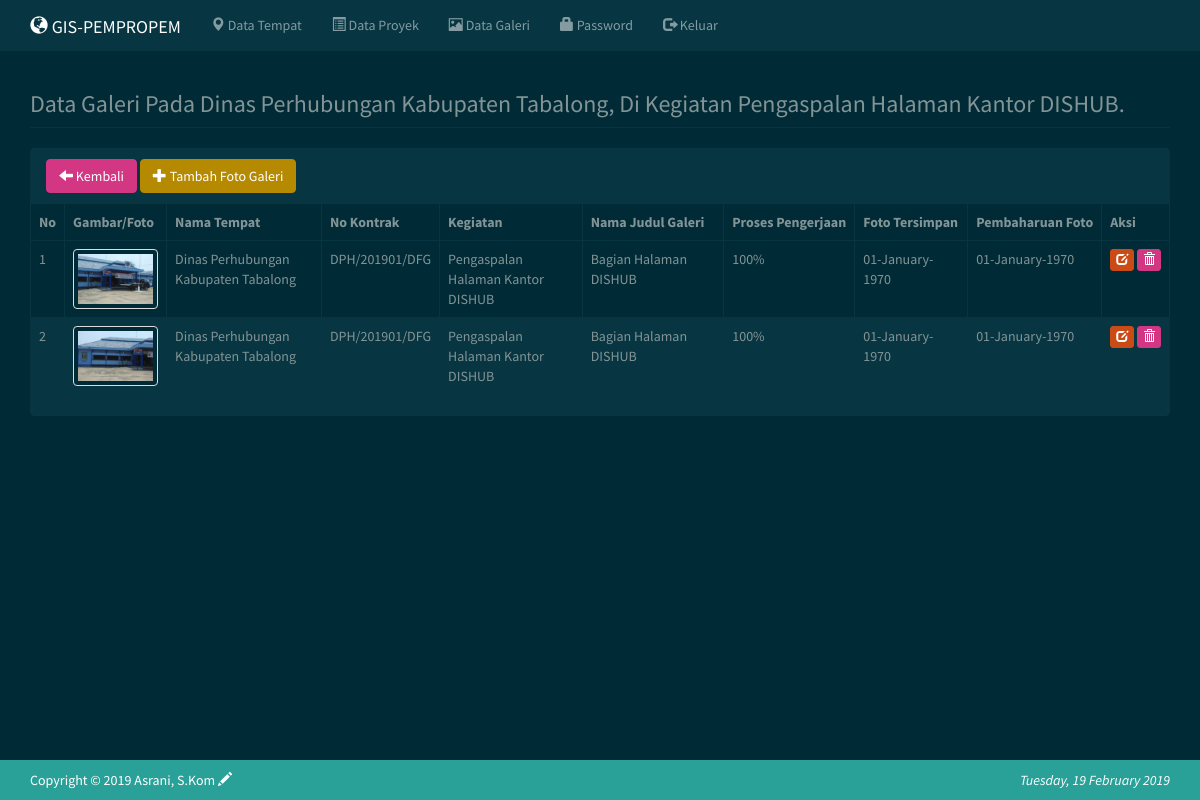
Page /index.php?m=galeri_list&IDT=2&IDP=3 (signed in) on the committed database.
### tables this page shows
CREATE TABLE `tb_tempat` (
  `id_tempat` int(11) NOT NULL,
  `nama_tempat` varchar(255) DEFAULT NULL,
  `gambar` varchar(255) DEFAULT NULL,
  `id_unsur` int(10) NOT NULL,
  `unsur` varchar(50) NOT NULL,
  `kategori` varchar(60) NOT NULL,
  `lat` double DEFAULT NULL,
  `lng` double DEFAULT NULL,
  `radius` int(10) NOT NULL,
  `lokasi` varchar(255) DEFAULT NULL,
  `id_kecamatan` int(10) NOT NULL,
  `kecamatan` varchar(30) NOT NULL,
  `desa` varchar(30) NOT NULL,
  `keterangan` text,
  `disimpan` date NOT NULL,
  `diupdate` date NOT NULL
);

CREATE TABLE `tb_proyek` (
  `id_proyek` int(11) NOT NULL,
  `id_tempat` int(11) NOT NULL,
  `kontrak` varchar(100) NOT NULL,
  `kegiatan` varchar(200) NOT NULL,
  `pekerjaan` varchar(200) NOT NULL,
  `biaya` varchar(50) NOT NULL,
  `awal` date NOT NULL,
  `akhir` date NOT NULL,
  `waktu` int(10) NOT NULL,
  `pelaksana` varchar(100) NOT NULL,
  `pengawas` varchar(100) NOT NULL,
  `disimpan` date NOT NULL,
  `diupdate` date NOT NULL
);

CREATE TABLE `tb_galeri` (
  `id_galeri` int(11) NOT NULL,
  `id_tempat` int(11) NOT NULL,
  `id_proyek` int(11) NOT NULL,
  `nama_galeri` varchar(255) NOT NULL,
  `gambar` varchar(255) NOT NULL,
  `ket_galeri` text NOT NULL,
  `proses` int(5) NOT NULL,
  `disimpan` date NOT NULL,
  `diupdate` date NOT NULL
);

### config.php (called while the page is built)
<?php
$config["server"]='localhost';
$config["username"]='root';
$config["password"]='';
$config["database_name"]='gisdata';

### includes/ez_sql_core.php (called while the page is built, shortened)
<?php
	class ezSQLcore
	{
		var $show_errors      = true;
		var $timers           = array();
		function get_host_port( $host, $default = false )
		{
			$port = $default;
			return array( $host, $port );
		}
		function flush()
		{
			$this->last_result = array();
		}
		function get_row($query=null,$output=OBJECT,$y=0)
		{
			if ( $query )
			{
				$this->query($query);
			}
			if ( $output == OBJECT )
			{
				return $this->last_result[$y]?$this->last_result[$y]:null;
			}
			elseif ( $output == ARRAY_A )
			{
				return $this->last_result[$y]?get_object_vars($this->last_result[$y]):null;
			}
			elseif ( $output == ARRAY_N )
			{
				return $this->last_result[$y]?array_values(get_object_vars($this->last_result[$y])):null;
			}
			else
			{
				$this->show_errors ? trigger_error(" \$db->get_row(string query, output type, int offset) -- Output type must be one of: OBJECT, ARRAY_A, ARRAY_N",E_USER_WARNING) : null;
			}
		}
		function get_results($query=null, $output = OBJECT)
		{
			if ( $query )
			{
				$this->query($query);
			}
			if ( $output == OBJECT )
			{
				return $this->last_result;
			}
		}
		function timer_get_cur()
		{
			list($usec, $sec) = explode(" ",microtime());
			return ((float)$usec + (float)$sec);
		}
		function timer_start($timer_name)
		{
			$this->timers[$timer_name] = $this->timer_get_cur();
		}
		function timer_elapsed($timer_name)
		{
			return round($this->timer_get_cur() - $this->timers[$timer_name],2);
		}
	}

### functions.php (called while the page is built, shortened)
<?php
include dirname(__FILE__) . '/config.php';
include'includes/ez_sql_core.php';
include'includes/ez_sql_mysqli.php';
$db = new ezSQL_mysqli($config[username], $config[password], $config[database_name], $config[server]);

### includes/ez_sql_mysqli.php (called while the page is built, shortened)
<?php
	$ezsql_mysqli_str = array
	(
		1 => 'Require $dbuser and $dbpassword to connect to a database server',
		2 => 'Error establishing mySQLi database connection. Correct user/password? Correct hostname? Database server running?',
		3 => 'Require $dbname to select a database',
		4 => 'mySQLi database connection is not active',
		5 => 'Unexpected error while trying to select database'
	);
	class ezSQL_mysqli extends ezSQLcore
	{
		function connect($dbuser='', $dbpassword='', $dbhost='localhost', $dbport=false)
		{
			global $ezsql_mysqli_str; $return_val = false;
			if ( ! $dbuser )
			{
				$this->register_error($ezsql_mysqli_str[1].' in '.__FILE__.' on line '.__LINE__);
				$this->show_errors ? trigger_error($ezsql_mysqli_str[1],E_USER_WARNING) : null;
			}
			else
			{
				$this->dbh = new mysqli($dbhost,$dbuser,$dbpassword, '', $dbport);
				if( $this->dbh->connect_errno )
				{
					$this->register_error($ezsql_mysqli_str[2].' in '.__FILE__.' on line '.__LINE__);
					$this->show_errors ? trigger_error($ezsql_mysqli_str[2],E_USER_WARNING) : null;
				}
				else
				{
					$return_val = true;
				}
			}
			return $return_val;
		}
		function query($query)
		{
			$return_val = 0;
			$query = trim($query);
			$this->result = @$this->dbh->query($query);
			if ( preg_match("/^(insert|delete|update|replace|truncate|drop|create|alter|begin|commit|rollback|set|lock|unlock|call)/i",$query) )
			{
				$is_insert = true;
				$this->rows_affected = @$this->dbh->affected_rows;
				if ( preg_match("/^(insert|replace)\s+/i",$query) )
				{
					$this->insert_id = @$this->dbh->insert_id;
				}
				$return_val = $this->rows_affected;
			}
			else
			{
				$is_insert = false;
				$i=0;
				$num_rows=0;
				while ( $row = @$this->result->fetch_object() )
				{
					$num_rows++;
				}
				$this->num_rows = $num_rows;
				$return_val = $this->num_rows;
			}
			return $return_val;
		}
	}

### galeri_list.php (the view, shortened to what this page needs)
<?php
    $rowtempat = $db->get_row("SELECT * FROM tb_tempat WHERE id_tempat='$_GET[IDT]'");
	$rowproyek = $db->get_row("SELECT * FROM tb_proyek WHERE id_proyek='$_GET[IDP]'");
?>
<div class="page-header">
    <h3>Data Galeri Pada <?=$rowtempat->nama_tempat?>, Di Kegiatan <?=$rowproyek->kegiatan?>.  </h3>
</div>
<div class="panel panel-default">
    <div class="panel-heading">
        <form class="form-inline">
            <div class="form-group">
               <a class="btn btn-danger" href="?m=proyek_list&IDT=<?=$rowtempat->id_tempat?>"><span class="glyphicon glyphicon-arrow-left"></span> Kembali</a>
               <a class="btn btn-primary" href="?m=galeri_tambah_list&IDT=<?=$rowtempat->id_tempat?>&IDP=<?=$rowproyek->id_proyek?>"><span class="glyphicon glyphicon-plus"></span> Tambah Foto Galeri </a>
            </div>
        </form>
    </div>
    <div class="oxa">
        <table class="table table-bordered table-hover table-striped">
        <thead>
            <tr class="nw">
                <th>No</th>
                <th>Gambar/Foto</th>
                <th>Nama Tempat</th>
                <th>No Kontrak</th>
                <th>Kegiatan</th>
				<th>Nama Judul Galeri</th>
				<th>Proses Pengerjaan</th>
                <th>Foto Tersimpan</th>
                <th>Pembaharuan Foto</th>
                <th>Aksi</th>
            </tr>
        </thead>
        <tr>
          <?php
            $rowsg = $db->get_results("SELECT * FROM tb_galeri WHERE id_proyek='$_GET[IDP]'");
            foreach($rowsg as $rg):?>
			<tr>
			<td><?=++$no?></td>
			<td><img class="thumbnail" src="assets/images/galeri/small_<?=$rg->gambar?>" height="60" /></td>
			<td>
			<?php
				$rowst = $db->get_results("SELECT * FROM tb_tempat WHERE id_tempat='$rg->id_tempat'");
				foreach($rowst as $rt):?>
				<?=$rt->nama_tempat?>
				<?php endforeach?>
			</td>
			<?php
				$rowsp = $db->get_results("SELECT * FROM tb_proyek WHERE id_proyek='$rg->id_proyek'");
				foreach($rowsp as $rp):?>
				<td><?=$rp->kontrak?></td>
				<td><?=$rp->kegiatan?></td>
				<?php endforeach?>
			<td><?=$rg->nama_galeri?></td>
			<td><?=$rg->proses?>%</td>
			<td>
			<?php
			$convertedAd = date("d-F-Y", strtotime($r->disimpan));
			echo $convertedAd ;
			?></td>
			<td>
			<?php
			$convertedUp = date("d-F-Y", strtotime($r->diupdate));
			echo $convertedUp ;
			?>
			</td>
            <td class="nw">
                <a class="btn btn-xs btn-warning" href="?m=galeri_ubah_list&IDT=<?=$rt->id_tempat?>&IDG=<?=$rg->id_galeri?>&IDP=<?=$rp->id_proyek?>"><span class="glyphicon glyphicon-edit"></span></a>
                <a class="btn btn-xs btn-danger" href="aksi.php?act=galeri_hapus_list&IDG=<?=$rg->id_galeri?>&IDP=<?=$rowproyek->id_proyek?>&IDT=<?=$rowtempat->id_tempat?>" onclick="return confirm('Hapus Data Galeri?')"><span class="glyphicon glyphicon-trash"></span></a>
            </td>
        <?php endforeach?>
        </tr>
        </table>
    </div>
    <div class="panel-footer">
    </div>
</div>

### assets/css/general.css (style rules this page uses)
html { position: relative; min-height: 100%; }
body { margin-bottom: 70px; }
.nw { white-space: nowrap; }
.table .thumbnail { margin: 0; }
.page-header { margin-top: 0; padding-bottom: 0; }
.oxa { overflow-x: auto; }
.panel .oxa { margin: -1px; }
.oxa .table { margin-bottom: 0; }
.panel .oxa .table thead tr:first-child th { border-bottom: 0; }

### rows in the picture
tb_tempat: nama_tempat "Dinas Perhubungan Kabupaten Tabalong"
tb_proyek: kegiatan "Pengaspalan Halaman Kantor DISHUB", kontrak "DPH/201901/DFG"
tb_galeri: gambar (picture), nama_galeri "Bagian Halaman DISHUB", proses "100", convertedAd "01-January-1970", convertedUp "01-January-1970"
tb_galeri: gambar (picture), nama_galeri "Bagian Halaman DISHUB", proses "100", convertedAd "01-January-1970", convertedUp "01-January-1970"

### other values in the picture
$tgl "Tuesday, 19 February 2019"
